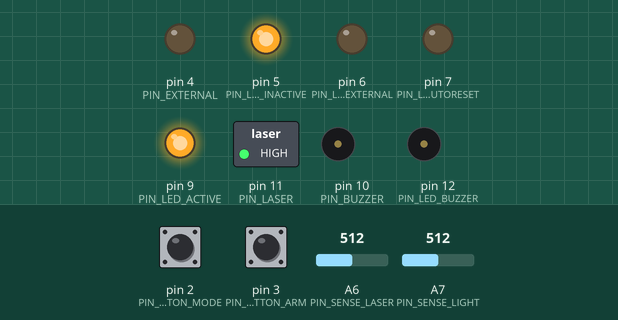
A sketch run on a simulated Arduino Nano, built with avr-gcc and run on an emulated ATmega328P. On the bench: switched loads named in the sketch (green lamp = pin HIGH), output pins drawn as LEDs (lit = HIGH), buzzer (waves = sounding, pin HIGH). Dashed ring = blinking. The test bench sets the inputs (shaded band); at power-on: pin 3 (PIN_BUTTON_ARM) LOW, A6 (PIN_SENSE_LASER) = 512, pin 2 (PIN_BUTTON_MODE) LOW, A7 (PIN_SENSE_LIGHT) = 512.

Above: at 1.2 s.
1.3 s: pin 3 (PIN_BUTTON_ARM) pulled HIGH for 0.15 s
At 1.51 s:
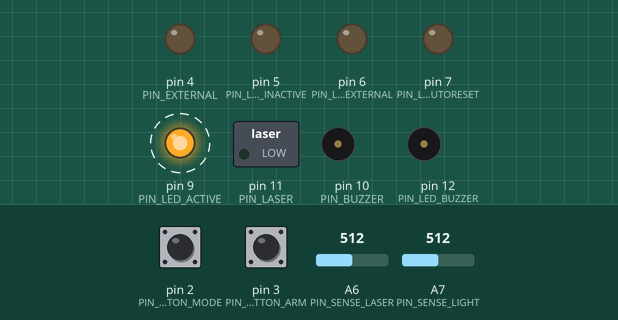
4.3 s: pin 3 (PIN_BUTTON_ARM) pulled HIGH for 1 s
At 5.1 s:
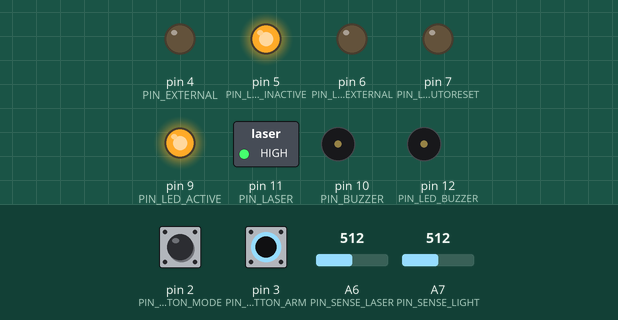
6.8 s: A6 (PIN_SENSE_LASER) set to 540
At 7.4 s:
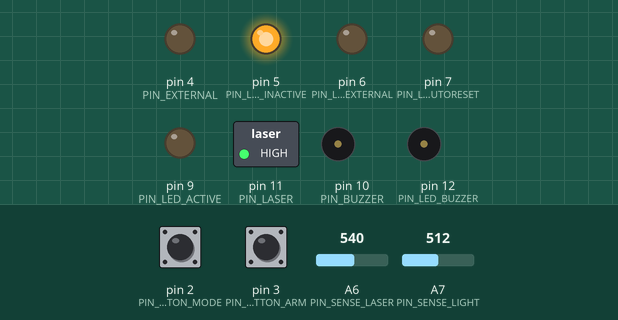
8.3 s: pin 2 (PIN_BUTTON_MODE) pulled HIGH for 0.15 s
At 8.8 s:
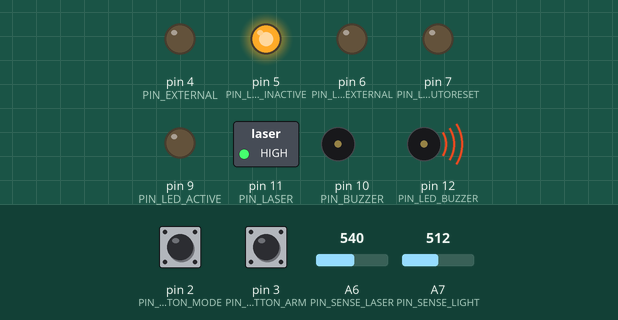
9.9 s: A7 (PIN_SENSE_LIGHT) set to 540
At 10.3 s:
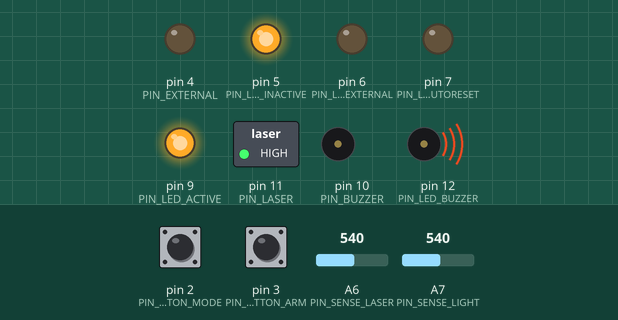
11.4 s: pin 2 (PIN_BUTTON_MODE) pulled HIGH for 1 s
At 12.3 s:
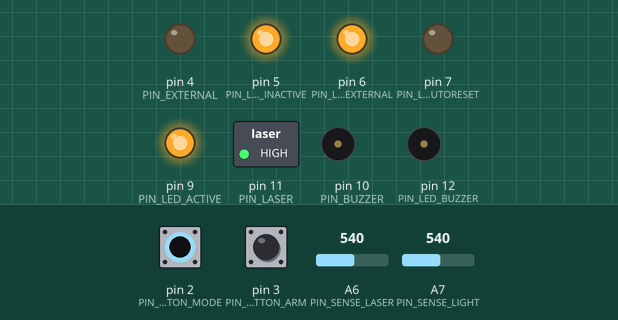
Timing chart, 0 to 14.4 s (numbered marks = the images above; inputs shaded):
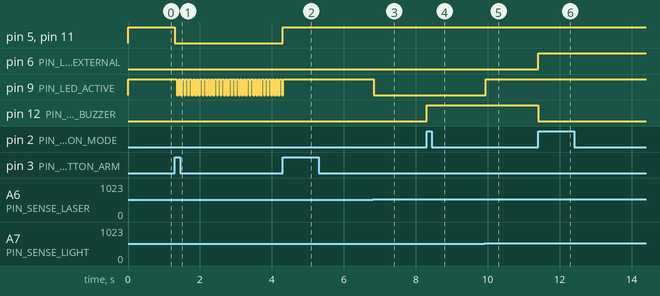

The sketch:

tripwire.ino
```cpp
#define PIN_SENSE_LASER   A6
#define PIN_SENSE_LIGHT   A7
#define PIN_BUTTON_MODE   2
#define PIN_BUTTON_ARM    3
#define PIN_EXTERNAL      4
#define PIN_LED_INACTIVE  5
#define PIN_LED_EXTERNAL  6
#define PIN_LED_AUTORESET 7
#define PIN_LED_ACTIVE    9
#define PIN_BUZZER        10
#define PIN_LASER         11
#define PIN_LED_BUZZER    12

#define LIGHT_THRESHOLD   10
#define SLEEP_TIME        50
#define RESET_TIME        1000 / SLEEP_TIME

enum STATES { STATE_INACTIVE, STATE_ACTIVE, STATE_TRIPPED };
enum MODES  { MODE_DISABLED = 0, MODE_ALARM = 1, MODE_EXTERNAL = 2, MODE_AUTORESET = 4, MODE_RESET = 8 };

int state;
int mode;
int pulse;
int reset;

int  laserTripped       ( );
void toggleState        ( );
void toggleMode         ( );
void setModeLEDs        ( );
void gotoInactiveState  ( );
void gotoActiveState    ( );
void gotoTrippedState   ( );
void trippedStateAction ( );
void readSensors        ( );


void setup()
{
  Serial.begin( 9600 );

  //Photoresistor pins set to input.
  pinMode( PIN_SENSE_LASER,   INPUT  );
  pinMode( PIN_SENSE_LIGHT,   INPUT  );

  //All others set to output.
  pinMode( PIN_EXTERNAL,      OUTPUT );
  pinMode( PIN_BUZZER,        OUTPUT );
  pinMode( PIN_LASER,         OUTPUT );

  pinMode( PIN_LED_INACTIVE,  OUTPUT );
  pinMode( PIN_LED_ACTIVE,    OUTPUT );
  pinMode( PIN_LED_AUTORESET, OUTPUT );
  pinMode( PIN_LED_EXTERNAL,  OUTPUT );
  pinMode( PIN_LED_BUZZER,    OUTPUT );

  //Attach interrupts to button pins.
  attachInterrupt( digitalPinToInterrupt( PIN_BUTTON_ARM  ), toggleState, RISING );
  attachInterrupt( digitalPinToInterrupt( PIN_BUTTON_MODE ), toggleMode,  RISING );

  //Set to default state.
  gotoInactiveState( );

  //Set to default mode.
  mode = MODE_RESET;
  toggleMode( );

  pulse = 0;
}

void loop()
{
  pulse = !pulse;

  noInterrupts( );

  //If active and tripped, go to tripped state. If inactive, active LED indicates if laser is tripped.
  if ( laserTripped( ) )
  {
    if ( state == STATE_ACTIVE )
      gotoTrippedState( );
    if ( state == STATE_INACTIVE )
      digitalWrite( PIN_LED_ACTIVE, HIGH );
  }
  else
  {
    if ( state == STATE_INACTIVE )
      digitalWrite( PIN_LED_ACTIVE, LOW  );
  }

  if ( state == STATE_TRIPPED )
    trippedStateAction( );

  interrupts( );

  //readSensors( );

  delay( SLEEP_TIME );
}

//Returns true if laser photoresistor reads at or below ambient photoresistor reading.
int laserTripped ( )
{
  return ( analogRead( PIN_SENSE_LIGHT ) + LIGHT_THRESHOLD ) > analogRead( PIN_SENSE_LASER );
}

//Cycle through the states when the button is pressed.
void toggleState ( )
{
  switch ( state )
  {
    //If inactive, set to active.
    case STATE_INACTIVE:
      gotoActiveState( );
    break;

    //If active or tripped, set to inactive.
    case STATE_ACTIVE:
    case STATE_TRIPPED:
    default:
      gotoInactiveState( );
    break;
  }
}

//Cycle through the modes when the button is pressed and inactive.
void toggleMode ( )
{
  if ( state == STATE_INACTIVE )
  {
    if ( ++mode >= MODE_RESET )
      mode = MODE_DISABLED;

    setModeLEDs( );
  }
}

//Set the mode LEDs according to the mode variable.
void setModeLEDs ( )
{
  digitalWrite( PIN_LED_BUZZER,    LOW );
  digitalWrite( PIN_LED_EXTERNAL,  LOW );
  digitalWrite( PIN_LED_AUTORESET, LOW );

  if ( mode & MODE_ALARM )
    digitalWrite( PIN_LED_BUZZER,    HIGH );

  if ( mode & MODE_EXTERNAL )
    digitalWrite( PIN_LED_EXTERNAL,  HIGH );

  if ( mode & MODE_AUTORESET )
    digitalWrite( PIN_LED_AUTORESET, HIGH );
}

//Set the state to inactive and set the pins accordingly.
void gotoInactiveState ( )
{
  state = STATE_INACTIVE;
  setModeLEDs( );
  digitalWrite( PIN_LED_INACTIVE,  HIGH );
  digitalWrite( PIN_LED_ACTIVE,    LOW  );
  digitalWrite( PIN_LASER,         HIGH );
  digitalWrite( PIN_BUZZER,        LOW  );
  digitalWrite( PIN_EXTERNAL,      LOW  );
}

//Set the state to active and set the pins accordingly.
void gotoActiveState ( )
{
  state = STATE_ACTIVE;
  setModeLEDs( );
  digitalWrite( PIN_LED_INACTIVE,  LOW  );
  digitalWrite( PIN_LED_ACTIVE,    HIGH );
  digitalWrite( PIN_LASER,         HIGH );
  digitalWrite( PIN_BUZZER,        LOW  );
  digitalWrite( PIN_EXTERNAL,      LOW  );
}

//Set the state to tripped and set the pins accordingly.
void gotoTrippedState ( )
{
  state = STATE_TRIPPED;
  reset = 0;

  //Turn off laser when tripped.
  digitalWrite( PIN_LASER, LOW );

  //Turn on buzzer if mode enabled.
  if ( mode & MODE_ALARM )
    digitalWrite( PIN_BUZZER,   HIGH );

  //Turn on external device if mode enabled.
  if ( mode & MODE_EXTERNAL )
    digitalWrite( PIN_EXTERNAL, HIGH );
}

//Blink the LEDs and track auto reset counter if active.
void trippedStateAction ( )
{
  digitalWrite( PIN_LED_ACTIVE, pulse );

  if ( mode & MODE_ALARM )
    digitalWrite( PIN_LED_BUZZER, pulse );

  if ( mode & MODE_EXTERNAL )
    digitalWrite( PIN_LED_EXTERNAL, pulse );

  if ( mode & MODE_AUTORESET )
  {
    digitalWrite( PIN_LED_AUTORESET, pulse );

    if ( ++reset >= RESET_TIME )
    {
      reset = 0;
      gotoActiveState( );
    }
  }
}

//Send a reading of the sensors over serial.
void readSensors ( )
{
  Serial.print( "Laser:   " );
  Serial.print( analogRead( PIN_SENSE_LASER ) );
  Serial.println( );
  Serial.print( "Ambient: " );
  Serial.print( analogRead( PIN_SENSE_LIGHT ) );
  Serial.println( );
  Serial.println( );
}
```

Measured:
- the behaviour switches between 521 and 522 on A6 (PIN_SENSE_LASER) (found by bisection; images 2 and 3)
- the behaviour switches between 530 and 531 on A7 (PIN_SENSE_LIGHT) (found by bisection; images 4 and 5)
- after the input at 1.3 s, pin 5 (PIN_LED_INACTIVE), pin 11 (PIN_LASER): HIGH → LOW at once; pin 9 (PIN_LED_ACTIVE): alternates HIGH for 0.05 s and LOW for 0.05 s, starting after 0.06 s
- after the input at 4.3 s, pin 5 (PIN_LED_INACTIVE), pin 11 (PIN_LASER): LOW → HIGH at once; pin 9 (PIN_LED_ACTIVE): goes on until 4.3 s, then stays HIGH
- after the input at 6.8 s, pin 9 (PIN_LED_ACTIVE): HIGH → LOW at once
- after the input at 8.3 s, pin 12 (PIN_LED_BUZZER): LOW → HIGH at once
- after the input at 9.9 s, pin 9 (PIN_LED_ACTIVE): LOW → HIGH after 0.05 s
- after the input at 11.4 s, pin 6 (PIN_LED_EXTERNAL): LOW → HIGH at once; pin 12 (PIN_LED_BUZZER): HIGH → LOW at once
